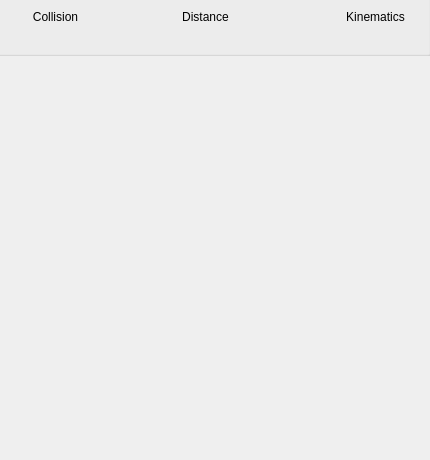
<?xml version="1.0" encoding="UTF-8"?>
<ui version="4.0">
 <class>CQDlgCalcDialogContainer_OLD</class>
 <widget class="QDialog" name="CQDlgCalcDialogContainer_OLD">
  <property name="geometry">
   <rect>
    <x>0</x>
    <y>0</y>
    <width>430</width>
    <height>460</height>
   </rect>
  </property>
  <property name="windowTitle">
   <string>Calculation Modules</string>
  </property>
  <property name="locale">
   <locale language="English" country="UnitedStates"/>
  </property>
  <widget class="QPushButton" name="qqCollision">
   <property name="geometry">
    <rect>
     <x>10</x>
     <y>5</y>
     <width>91</width>
     <height>23</height>
    </rect>
   </property>
   <property name="palette">
    <palette>
     <active>
      <colorrole role="WindowText">
       <brush brushstyle="SolidPattern">
        <color alpha="255">
         <red>0</red>
         <green>0</green>
         <blue>0</blue>
        </color>
       </brush>
      </colorrole>
      <colorrole role="Button">
       <brush brushstyle="SolidPattern">
        <color alpha="255">
         <red>255</red>
         <green>255</green>
         <blue>255</blue>
        </color>
       </brush>
      </colorrole>
      <colorrole role="Light">
       <brush brushstyle="SolidPattern">
        <color alpha="255">
         <red>255</red>
         <green>255</green>
         <blue>255</blue>
        </color>
       </brush>
      </colorrole>
      <colorrole role="Midlight">
       <brush brushstyle="SolidPattern">
        <color alpha="255">
         <red>255</red>
         <green>255</green>
         <blue>255</blue>
        </color>
       </brush>
      </colorrole>
      <colorrole role="Dark">
       <brush brushstyle="SolidPattern">
        <color alpha="255">
         <red>127</red>
         <green>127</green>
         <blue>127</blue>
        </color>
       </brush>
      </colorrole>
      <colorrole role="Mid">
       <brush brushstyle="SolidPattern">
        <color alpha="255">
         <red>170</red>
         <green>170</green>
         <blue>170</blue>
        </color>
       </brush>
      </colorrole>
      <colorrole role="Text">
       <brush brushstyle="SolidPattern">
        <color alpha="255">
         <red>0</red>
         <green>0</green>
         <blue>0</blue>
        </color>
       </brush>
      </colorrole>
      <colorrole role="BrightText">
       <brush brushstyle="SolidPattern">
        <color alpha="255">
         <red>255</red>
         <green>255</green>
         <blue>255</blue>
        </color>
       </brush>
      </colorrole>
      <colorrole role="ButtonText">
       <brush brushstyle="SolidPattern">
        <color alpha="255">
         <red>0</red>
         <green>0</green>
         <blue>0</blue>
        </color>
       </brush>
      </colorrole>
      <colorrole role="Base">
       <brush brushstyle="SolidPattern">
        <color alpha="255">
         <red>255</red>
         <green>255</green>
         <blue>255</blue>
        </color>
       </brush>
      </colorrole>
      <colorrole role="Window">
       <brush brushstyle="SolidPattern">
        <color alpha="255">
         <red>255</red>
         <green>255</green>
         <blue>255</blue>
        </color>
       </brush>
      </colorrole>
      <colorrole role="Shadow">
       <brush brushstyle="SolidPattern">
        <color alpha="255">
         <red>0</red>
         <green>0</green>
         <blue>0</blue>
        </color>
       </brush>
      </colorrole>
      <colorrole role="AlternateBase">
       <brush brushstyle="SolidPattern">
        <color alpha="255">
         <red>255</red>
         <green>255</green>
         <blue>255</blue>
        </color>
       </brush>
      </colorrole>
      <colorrole role="ToolTipBase">
       <brush brushstyle="SolidPattern">
        <color alpha="255">
         <red>255</red>
         <green>255</green>
         <blue>220</blue>
        </color>
       </brush>
      </colorrole>
      <colorrole role="ToolTipText">
       <brush brushstyle="SolidPattern">
        <color alpha="255">
         <red>0</red>
         <green>0</green>
         <blue>0</blue>
        </color>
       </brush>
      </colorrole>
      <colorrole role="PlaceholderText">
       <brush brushstyle="NoBrush">
        <color alpha="128">
         <red>0</red>
         <green>0</green>
         <blue>0</blue>
        </color>
       </brush>
      </colorrole>
     </active>
     <inactive>
      <colorrole role="WindowText">
       <brush brushstyle="SolidPattern">
        <color alpha="255">
         <red>0</red>
         <green>0</green>
         <blue>0</blue>
        </color>
       </brush>
      </colorrole>
      <colorrole role="Button">
       <brush brushstyle="SolidPattern">
        <color alpha="255">
         <red>255</red>
         <green>255</green>
         <blue>255</blue>
        </color>
       </brush>
      </colorrole>
      <colorrole role="Light">
       <brush brushstyle="SolidPattern">
        <color alpha="255">
         <red>255</red>
         <green>255</green>
         <blue>255</blue>
        </color>
       </brush>
      </colorrole>
      <colorrole role="Midlight">
       <brush brushstyle="SolidPattern">
        <color alpha="255">
         <red>255</red>
         <green>255</green>
         <blue>255</blue>
        </color>
       </brush>
      </colorrole>
      <colorrole role="Dark">
       <brush brushstyle="SolidPattern">
        <color alpha="255">
         <red>127</red>
         <green>127</green>
         <blue>127</blue>
        </color>
       </brush>
      </colorrole>
      <colorrole role="Mid">
       <brush brushstyle="SolidPattern">
        <color alpha="255">
         <red>170</red>
         <green>170</green>
         <blue>170</blue>
        </color>
       </brush>
      </colorrole>
      <colorrole role="Text">
       <brush brushstyle="SolidPattern">
        <color alpha="255">
         <red>0</red>
         <green>0</green>
         <blue>0</blue>
        </color>
       </brush>
      </colorrole>
      <colorrole role="BrightText">
       <brush brushstyle="SolidPattern">
        <color alpha="255">
         <red>255</red>
         <green>255</green>
         <blue>255</blue>
        </color>
       </brush>
      </colorrole>
      <colorrole role="ButtonText">
       <brush brushstyle="SolidPattern">
        <color alpha="255">
         <red>0</red>
         <green>0</green>
         <blue>0</blue>
        </color>
       </brush>
      </colorrole>
      <colorrole role="Base">
       <brush brushstyle="SolidPattern">
        <color alpha="255">
         <red>255</red>
         <green>255</green>
         <blue>255</blue>
        </color>
       </brush>
      </colorrole>
      <colorrole role="Window">
       <brush brushstyle="SolidPattern">
        <color alpha="255">
         <red>255</red>
         <green>255</green>
         <blue>255</blue>
        </color>
       </brush>
      </colorrole>
      <colorrole role="Shadow">
       <brush brushstyle="SolidPattern">
        <color alpha="255">
         <red>0</red>
         <green>0</green>
         <blue>0</blue>
        </color>
       </brush>
      </colorrole>
      <colorrole role="AlternateBase">
       <brush brushstyle="SolidPattern">
        <color alpha="255">
         <red>255</red>
         <green>255</green>
         <blue>255</blue>
        </color>
       </brush>
      </colorrole>
      <colorrole role="ToolTipBase">
       <brush brushstyle="SolidPattern">
        <color alpha="255">
         <red>255</red>
         <green>255</green>
         <blue>220</blue>
        </color>
       </brush>
      </colorrole>
      <colorrole role="ToolTipText">
       <brush brushstyle="SolidPattern">
        <color alpha="255">
         <red>0</red>
         <green>0</green>
         <blue>0</blue>
        </color>
       </brush>
      </colorrole>
      <colorrole role="PlaceholderText">
       <brush brushstyle="NoBrush">
        <color alpha="128">
         <red>0</red>
         <green>0</green>
         <blue>0</blue>
        </color>
       </brush>
      </colorrole>
     </inactive>
     <disabled>
      <colorrole role="WindowText">
       <brush brushstyle="SolidPattern">
        <color alpha="255">
         <red>127</red>
         <green>127</green>
         <blue>127</blue>
        </color>
       </brush>
      </colorrole>
      <colorrole role="Button">
       <brush brushstyle="SolidPattern">
        <color alpha="255">
         <red>255</red>
         <green>255</green>
         <blue>255</blue>
        </color>
       </brush>
      </colorrole>
      <colorrole role="Light">
       <brush brushstyle="SolidPattern">
        <color alpha="255">
         <red>255</red>
         <green>255</green>
         <blue>255</blue>
        </color>
       </brush>
      </colorrole>
      <colorrole role="Midlight">
       <brush brushstyle="SolidPattern">
        <color alpha="255">
         <red>255</red>
         <green>255</green>
         <blue>255</blue>
        </color>
       </brush>
      </colorrole>
      <colorrole role="Dark">
       <brush brushstyle="SolidPattern">
        <color alpha="255">
         <red>127</red>
         <green>127</green>
         <blue>127</blue>
        </color>
       </brush>
      </colorrole>
      <colorrole role="Mid">
       <brush brushstyle="SolidPattern">
        <color alpha="255">
         <red>170</red>
         <green>170</green>
         <blue>170</blue>
        </color>
       </brush>
      </colorrole>
      <colorrole role="Text">
       <brush brushstyle="SolidPattern">
        <color alpha="255">
         <red>127</red>
         <green>127</green>
         <blue>127</blue>
        </color>
       </brush>
      </colorrole>
      <colorrole role="BrightText">
       <brush brushstyle="SolidPattern">
        <color alpha="255">
         <red>255</red>
         <green>255</green>
         <blue>255</blue>
        </color>
       </brush>
      </colorrole>
      <colorrole role="ButtonText">
       <brush brushstyle="SolidPattern">
        <color alpha="255">
         <red>127</red>
         <green>127</green>
         <blue>127</blue>
        </color>
       </brush>
      </colorrole>
      <colorrole role="Base">
       <brush brushstyle="SolidPattern">
        <color alpha="255">
         <red>255</red>
         <green>255</green>
         <blue>255</blue>
        </color>
       </brush>
      </colorrole>
      <colorrole role="Window">
       <brush brushstyle="SolidPattern">
        <color alpha="255">
         <red>255</red>
         <green>255</green>
         <blue>255</blue>
        </color>
       </brush>
      </colorrole>
      <colorrole role="Shadow">
       <brush brushstyle="SolidPattern">
        <color alpha="255">
         <red>0</red>
         <green>0</green>
         <blue>0</blue>
        </color>
       </brush>
      </colorrole>
      <colorrole role="AlternateBase">
       <brush brushstyle="SolidPattern">
        <color alpha="255">
         <red>255</red>
         <green>255</green>
         <blue>255</blue>
        </color>
       </brush>
      </colorrole>
      <colorrole role="ToolTipBase">
       <brush brushstyle="SolidPattern">
        <color alpha="255">
         <red>255</red>
         <green>255</green>
         <blue>220</blue>
        </color>
       </brush>
      </colorrole>
      <colorrole role="ToolTipText">
       <brush brushstyle="SolidPattern">
        <color alpha="255">
         <red>0</red>
         <green>0</green>
         <blue>0</blue>
        </color>
       </brush>
      </colorrole>
      <colorrole role="PlaceholderText">
       <brush brushstyle="NoBrush">
        <color alpha="128">
         <red>0</red>
         <green>0</green>
         <blue>0</blue>
        </color>
       </brush>
      </colorrole>
     </disabled>
    </palette>
   </property>
   <property name="text">
    <string>Collision</string>
   </property>
   <property name="checkable">
    <bool>true</bool>
   </property>
   <property name="autoDefault">
    <bool>false</bool>
   </property>
   <property name="flat">
    <bool>true</bool>
   </property>
  </widget>
  <widget class="QPushButton" name="qqDistance">
   <property name="geometry">
    <rect>
     <x>160</x>
     <y>5</y>
     <width>91</width>
     <height>23</height>
    </rect>
   </property>
   <property name="palette">
    <palette>
     <active>
      <colorrole role="WindowText">
       <brush brushstyle="SolidPattern">
        <color alpha="255">
         <red>0</red>
         <green>0</green>
         <blue>0</blue>
        </color>
       </brush>
      </colorrole>
      <colorrole role="Button">
       <brush brushstyle="SolidPattern">
        <color alpha="255">
         <red>255</red>
         <green>255</green>
         <blue>255</blue>
        </color>
       </brush>
      </colorrole>
      <colorrole role="Light">
       <brush brushstyle="SolidPattern">
        <color alpha="255">
         <red>255</red>
         <green>255</green>
         <blue>255</blue>
        </color>
       </brush>
      </colorrole>
      <colorrole role="Midlight">
       <brush brushstyle="SolidPattern">
        <color alpha="255">
         <red>255</red>
         <green>255</green>
         <blue>255</blue>
        </color>
       </brush>
      </colorrole>
      <colorrole role="Dark">
       <brush brushstyle="SolidPattern">
        <color alpha="255">
         <red>127</red>
         <green>127</green>
         <blue>127</blue>
        </color>
       </brush>
      </colorrole>
      <colorrole role="Mid">
       <brush brushstyle="SolidPattern">
        <color alpha="255">
         <red>170</red>
         <green>170</green>
         <blue>170</blue>
        </color>
       </brush>
      </colorrole>
      <colorrole role="Text">
       <brush brushstyle="SolidPattern">
        <color alpha="255">
         <red>0</red>
         <green>0</green>
         <blue>0</blue>
        </color>
       </brush>
      </colorrole>
      <colorrole role="BrightText">
       <brush brushstyle="SolidPattern">
        <color alpha="255">
         <red>255</red>
         <green>255</green>
         <blue>255</blue>
        </color>
       </brush>
      </colorrole>
      <colorrole role="ButtonText">
       <brush brushstyle="SolidPattern">
        <color alpha="255">
         <red>0</red>
         <green>0</green>
         <blue>0</blue>
        </color>
       </brush>
      </colorrole>
      <colorrole role="Base">
       <brush brushstyle="SolidPattern">
        <color alpha="255">
         <red>255</red>
         <green>255</green>
         <blue>255</blue>
        </color>
       </brush>
      </colorrole>
      <colorrole role="Window">
       <brush brushstyle="SolidPattern">
        <color alpha="255">
         <red>255</red>
         <green>255</green>
         <blue>255</blue>
        </color>
       </brush>
      </colorrole>
      <colorrole role="Shadow">
       <brush brushstyle="SolidPattern">
        <color alpha="255">
         <red>0</red>
         <green>0</green>
         <blue>0</blue>
        </color>
       </brush>
      </colorrole>
      <colorrole role="AlternateBase">
       <brush brushstyle="SolidPattern">
        <color alpha="255">
         <red>255</red>
         <green>255</green>
         <blue>255</blue>
        </color>
       </brush>
      </colorrole>
      <colorrole role="ToolTipBase">
       <brush brushstyle="SolidPattern">
        <color alpha="255">
         <red>255</red>
         <green>255</green>
         <blue>220</blue>
        </color>
       </brush>
      </colorrole>
      <colorrole role="ToolTipText">
       <brush brushstyle="SolidPattern">
        <color alpha="255">
         <red>0</red>
         <green>0</green>
         <blue>0</blue>
        </color>
       </brush>
      </colorrole>
      <colorrole role="PlaceholderText">
       <brush brushstyle="NoBrush">
        <color alpha="128">
         <red>0</red>
         <green>0</green>
         <blue>0</blue>
        </color>
       </brush>
      </colorrole>
     </active>
     <inactive>
      <colorrole role="WindowText">
       <brush brushstyle="SolidPattern">
        <color alpha="255">
         <red>0</red>
         <green>0</green>
         <blue>0</blue>
        </color>
       </brush>
      </colorrole>
      <colorrole role="Button">
       <brush brushstyle="SolidPattern">
        <color alpha="255">
         <red>255</red>
         <green>255</green>
         <blue>255</blue>
        </color>
       </brush>
      </colorrole>
      <colorrole role="Light">
       <brush brushstyle="SolidPattern">
        <color alpha="255">
         <red>255</red>
         <green>255</green>
         <blue>255</blue>
        </color>
       </brush>
      </colorrole>
      <colorrole role="Midlight">
       <brush brushstyle="SolidPattern">
        <color alpha="255">
         <red>255</red>
         <green>255</green>
         <blue>255</blue>
        </color>
       </brush>
      </colorrole>
      <colorrole role="Dark">
       <brush brushstyle="SolidPattern">
        <color alpha="255">
         <red>127</red>
         <green>127</green>
         <blue>127</blue>
        </color>
       </brush>
      </colorrole>
      <colorrole role="Mid">
       <brush brushstyle="SolidPattern">
        <color alpha="255">
         <red>170</red>
         <green>170</green>
         <blue>170</blue>
        </color>
       </brush>
      </colorrole>
      <colorrole role="Text">
       <brush brushstyle="SolidPattern">
        <color alpha="255">
         <red>0</red>
         <green>0</green>
         <blue>0</blue>
        </color>
       </brush>
      </colorrole>
      <colorrole role="BrightText">
       <brush brushstyle="SolidPattern">
        <color alpha="255">
         <red>255</red>
         <green>255</green>
         <blue>255</blue>
        </color>
       </brush>
      </colorrole>
      <colorrole role="ButtonText">
       <brush brushstyle="SolidPattern">
        <color alpha="255">
         <red>0</red>
         <green>0</green>
         <blue>0</blue>
        </color>
       </brush>
      </colorrole>
      <colorrole role="Base">
       <brush brushstyle="SolidPattern">
        <color alpha="255">
         <red>255</red>
         <green>255</green>
         <blue>255</blue>
        </color>
       </brush>
      </colorrole>
      <colorrole role="Window">
       <brush brushstyle="SolidPattern">
        <color alpha="255">
         <red>255</red>
         <green>255</green>
         <blue>255</blue>
        </color>
       </brush>
      </colorrole>
      <colorrole role="Shadow">
       <brush brushstyle="SolidPattern">
        <color alpha="255">
         <red>0</red>
         <green>0</green>
         <blue>0</blue>
        </color>
       </brush>
      </colorrole>
      <colorrole role="AlternateBase">
       <brush brushstyle="SolidPattern">
        <color alpha="255">
         <red>255</red>
         <green>255</green>
         <blue>255</blue>
        </color>
       </brush>
      </colorrole>
      <colorrole role="ToolTipBase">
       <brush brushstyle="SolidPattern">
        <color alpha="255">
         <red>255</red>
         <green>255</green>
         <blue>220</blue>
        </color>
       </brush>
      </colorrole>
      <colorrole role="ToolTipText">
       <brush brushstyle="SolidPattern">
        <color alpha="255">
         <red>0</red>
         <green>0</green>
         <blue>0</blue>
        </color>
       </brush>
      </colorrole>
      <colorrole role="PlaceholderText">
       <brush brushstyle="NoBrush">
        <color alpha="128">
         <red>0</red>
         <green>0</green>
         <blue>0</blue>
        </color>
       </brush>
      </colorrole>
     </inactive>
     <disabled>
      <colorrole role="WindowText">
       <brush brushstyle="SolidPattern">
        <color alpha="255">
         <red>127</red>
         <green>127</green>
         <blue>127</blue>
        </color>
       </brush>
      </colorrole>
      <colorrole role="Button">
       <brush brushstyle="SolidPattern">
        <color alpha="255">
         <red>255</red>
         <green>255</green>
         <blue>255</blue>
        </color>
       </brush>
      </colorrole>
      <colorrole role="Light">
       <brush brushstyle="SolidPattern">
        <color alpha="255">
         <red>255</red>
         <green>255</green>
         <blue>255</blue>
        </color>
       </brush>
      </colorrole>
      <colorrole role="Midlight">
       <brush brushstyle="SolidPattern">
        <color alpha="255">
         <red>255</red>
         <green>255</green>
         <blue>255</blue>
        </color>
       </brush>
      </colorrole>
      <colorrole role="Dark">
       <brush brushstyle="SolidPattern">
        <color alpha="255">
         <red>127</red>
         <green>127</green>
         <blue>127</blue>
        </color>
       </brush>
      </colorrole>
      <colorrole role="Mid">
       <brush brushstyle="SolidPattern">
        <color alpha="255">
         <red>170</red>
         <green>170</green>
         <blue>170</blue>
        </color>
       </brush>
      </colorrole>
      <colorrole role="Text">
       <brush brushstyle="SolidPattern">
        <color alpha="255">
         <red>127</red>
         <green>127</green>
         <blue>127</blue>
        </color>
       </brush>
      </colorrole>
      <colorrole role="BrightText">
       <brush brushstyle="SolidPattern">
        <color alpha="255">
         <red>255</red>
         <green>255</green>
         <blue>255</blue>
        </color>
       </brush>
      </colorrole>
      <colorrole role="ButtonText">
       <brush brushstyle="SolidPattern">
        <color alpha="255">
         <red>127</red>
         <green>127</green>
         <blue>127</blue>
        </color>
       </brush>
      </colorrole>
      <colorrole role="Base">
       <brush brushstyle="SolidPattern">
        <color alpha="255">
         <red>255</red>
         <green>255</green>
         <blue>255</blue>
        </color>
       </brush>
      </colorrole>
      <colorrole role="Window">
       <brush brushstyle="SolidPattern">
        <color alpha="255">
         <red>255</red>
         <green>255</green>
         <blue>255</blue>
        </color>
       </brush>
      </colorrole>
      <colorrole role="Shadow">
       <brush brushstyle="SolidPattern">
        <color alpha="255">
         <red>0</red>
         <green>0</green>
         <blue>0</blue>
        </color>
       </brush>
      </colorrole>
      <colorrole role="AlternateBase">
       <brush brushstyle="SolidPattern">
        <color alpha="255">
         <red>255</red>
         <green>255</green>
         <blue>255</blue>
        </color>
       </brush>
      </colorrole>
      <colorrole role="ToolTipBase">
       <brush brushstyle="SolidPattern">
        <color alpha="255">
         <red>255</red>
         <green>255</green>
         <blue>220</blue>
        </color>
       </brush>
      </colorrole>
      <colorrole role="ToolTipText">
       <brush brushstyle="SolidPattern">
        <color alpha="255">
         <red>0</red>
         <green>0</green>
         <blue>0</blue>
        </color>
       </brush>
      </colorrole>
      <colorrole role="PlaceholderText">
       <brush brushstyle="NoBrush">
        <color alpha="128">
         <red>0</red>
         <green>0</green>
         <blue>0</blue>
        </color>
       </brush>
      </colorrole>
     </disabled>
    </palette>
   </property>
   <property name="text">
    <string>Distance</string>
   </property>
   <property name="checkable">
    <bool>true</bool>
   </property>
   <property name="autoDefault">
    <bool>false</bool>
   </property>
   <property name="flat">
    <bool>true</bool>
   </property>
  </widget>
  <widget class="QGroupBox" name="qqGroupBox">
   <property name="geometry">
    <rect>
     <x>-10</x>
     <y>-25</y>
     <width>441</width>
     <height>81</height>
    </rect>
   </property>
   <property name="autoFillBackground">
    <bool>false</bool>
   </property>
   <property name="title">
    <string>GroupBox</string>
   </property>
   <property name="flat">
    <bool>false</bool>
   </property>
  </widget>
  <widget class="QPushButton" name="qqIk">
   <property name="geometry">
    <rect>
     <x>330</x>
     <y>5</y>
     <width>91</width>
     <height>23</height>
    </rect>
   </property>
   <property name="palette">
    <palette>
     <active>
      <colorrole role="WindowText">
       <brush brushstyle="SolidPattern">
        <color alpha="255">
         <red>0</red>
         <green>0</green>
         <blue>0</blue>
        </color>
       </brush>
      </colorrole>
      <colorrole role="Button">
       <brush brushstyle="SolidPattern">
        <color alpha="255">
         <red>255</red>
         <green>255</green>
         <blue>255</blue>
        </color>
       </brush>
      </colorrole>
      <colorrole role="Light">
       <brush brushstyle="SolidPattern">
        <color alpha="255">
         <red>255</red>
         <green>255</green>
         <blue>255</blue>
        </color>
       </brush>
      </colorrole>
      <colorrole role="Midlight">
       <brush brushstyle="SolidPattern">
        <color alpha="255">
         <red>255</red>
         <green>255</green>
         <blue>255</blue>
        </color>
       </brush>
      </colorrole>
      <colorrole role="Dark">
       <brush brushstyle="SolidPattern">
        <color alpha="255">
         <red>127</red>
         <green>127</green>
         <blue>127</blue>
        </color>
       </brush>
      </colorrole>
      <colorrole role="Mid">
       <brush brushstyle="SolidPattern">
        <color alpha="255">
         <red>170</red>
         <green>170</green>
         <blue>170</blue>
        </color>
       </brush>
      </colorrole>
      <colorrole role="Text">
       <brush brushstyle="SolidPattern">
        <color alpha="255">
         <red>0</red>
         <green>0</green>
         <blue>0</blue>
        </color>
       </brush>
      </colorrole>
      <colorrole role="BrightText">
       <brush brushstyle="SolidPattern">
        <color alpha="255">
         <red>255</red>
         <green>255</green>
         <blue>255</blue>
        </color>
       </brush>
      </colorrole>
      <colorrole role="ButtonText">
       <brush brushstyle="SolidPattern">
        <color alpha="255">
         <red>0</red>
         <green>0</green>
         <blue>0</blue>
        </color>
       </brush>
      </colorrole>
      <colorrole role="Base">
       <brush brushstyle="SolidPattern">
        <color alpha="255">
         <red>255</red>
         <green>255</green>
         <blue>255</blue>
        </color>
       </brush>
      </colorrole>
      <colorrole role="Window">
       <brush brushstyle="SolidPattern">
        <color alpha="255">
         <red>255</red>
         <green>255</green>
         <blue>255</blue>
        </color>
       </brush>
      </colorrole>
      <colorrole role="Shadow">
       <brush brushstyle="SolidPattern">
        <color alpha="255">
         <red>0</red>
         <green>0</green>
         <blue>0</blue>
        </color>
       </brush>
      </colorrole>
      <colorrole role="AlternateBase">
       <brush brushstyle="SolidPattern">
        <color alpha="255">
         <red>255</red>
         <green>255</green>
         <blue>255</blue>
        </color>
       </brush>
      </colorrole>
      <colorrole role="ToolTipBase">
       <brush brushstyle="SolidPattern">
        <color alpha="255">
         <red>255</red>
         <green>255</green>
         <blue>220</blue>
        </color>
       </brush>
      </colorrole>
      <colorrole role="ToolTipText">
       <brush brushstyle="SolidPattern">
        <color alpha="255">
         <red>0</red>
         <green>0</green>
         <blue>0</blue>
        </color>
       </brush>
      </colorrole>
      <colorrole role="PlaceholderText">
       <brush brushstyle="NoBrush">
        <color alpha="128">
         <red>0</red>
         <green>0</green>
         <blue>0</blue>
        </color>
       </brush>
      </colorrole>
     </active>
     <inactive>
      <colorrole role="WindowText">
       <brush brushstyle="SolidPattern">
        <color alpha="255">
         <red>0</red>
         <green>0</green>
         <blue>0</blue>
        </color>
       </brush>
      </colorrole>
      <colorrole role="Button">
       <brush brushstyle="SolidPattern">
        <color alpha="255">
         <red>255</red>
         <green>255</green>
         <blue>255</blue>
        </color>
       </brush>
      </colorrole>
      <colorrole role="Light">
       <brush brushstyle="SolidPattern">
        <color alpha="255">
         <red>255</red>
         <green>255</green>
         <blue>255</blue>
        </color>
       </brush>
      </colorrole>
      <colorrole role="Midlight">
       <brush brushstyle="SolidPattern">
        <color alpha="255">
         <red>255</red>
         <green>255</green>
         <blue>255</blue>
        </color>
       </brush>
      </colorrole>
      <colorrole role="Dark">
       <brush brushstyle="SolidPattern">
        <color alpha="255">
         <red>127</red>
         <green>127</green>
         <blue>127</blue>
        </color>
       </brush>
      </colorrole>
      <colorrole role="Mid">
       <brush brushstyle="SolidPattern">
        <color alpha="255">
         <red>170</red>
         <green>170</green>
         <blue>170</blue>
        </color>
       </brush>
      </colorrole>
      <colorrole role="Text">
       <brush brushstyle="SolidPattern">
        <color alpha="255">
         <red>0</red>
         <green>0</green>
         <blue>0</blue>
        </color>
       </brush>
      </colorrole>
      <colorrole role="BrightText">
       <brush brushstyle="SolidPattern">
        <color alpha="255">
         <red>255</red>
         <green>255</green>
         <blue>255</blue>
        </color>
       </brush>
      </colorrole>
      <colorrole role="ButtonText">
       <brush brushstyle="SolidPattern">
        <color alpha="255">
         <red>0</red>
         <green>0</green>
         <blue>0</blue>
        </color>
       </brush>
      </colorrole>
      <colorrole role="Base">
       <brush brushstyle="SolidPattern">
        <color alpha="255">
         <red>255</red>
         <green>255</green>
         <blue>255</blue>
        </color>
       </brush>
      </colorrole>
      <colorrole role="Window">
       <brush brushstyle="SolidPattern">
        <color alpha="255">
         <red>255</red>
         <green>255</green>
         <blue>255</blue>
        </color>
       </brush>
      </colorrole>
      <colorrole role="Shadow">
       <brush brushstyle="SolidPattern">
        <color alpha="255">
         <red>0</red>
         <green>0</green>
         <blue>0</blue>
        </color>
       </brush>
      </colorrole>
      <colorrole role="AlternateBase">
       <brush brushstyle="SolidPattern">
        <color alpha="255">
         <red>255</red>
         <green>255</green>
         <blue>255</blue>
        </color>
       </brush>
      </colorrole>
      <colorrole role="ToolTipBase">
       <brush brushstyle="SolidPattern">
        <color alpha="255">
         <red>255</red>
         <green>255</green>
         <blue>220</blue>
        </color>
       </brush>
      </colorrole>
      <colorrole role="ToolTipText">
       <brush brushstyle="SolidPattern">
        <color alpha="255">
         <red>0</red>
         <green>0</green>
         <blue>0</blue>
        </color>
       </brush>
      </colorrole>
      <colorrole role="PlaceholderText">
       <brush brushstyle="NoBrush">
        <color alpha="128">
         <red>0</red>
         <green>0</green>
         <blue>0</blue>
        </color>
       </brush>
      </colorrole>
     </inactive>
     <disabled>
      <colorrole role="WindowText">
       <brush brushstyle="SolidPattern">
        <color alpha="255">
         <red>127</red>
         <green>127</green>
         <blue>127</blue>
        </color>
       </brush>
      </colorrole>
      <colorrole role="Button">
       <brush brushstyle="SolidPattern">
        <color alpha="255">
         <red>255</red>
         <green>255</green>
         <blue>255</blue>
        </color>
       </brush>
      </colorrole>
      <colorrole role="Light">
       <brush brushstyle="SolidPattern">
        <color alpha="255">
         <red>255</red>
         <green>255</green>
         <blue>255</blue>
        </color>
       </brush>
      </colorrole>
      <colorrole role="Midlight">
       <brush brushstyle="SolidPattern">
        <color alpha="255">
         <red>255</red>
         <green>255</green>
         <blue>255</blue>
        </color>
       </brush>
      </colorrole>
      <colorrole role="Dark">
       <brush brushstyle="SolidPattern">
        <color alpha="255">
         <red>127</red>
         <green>127</green>
         <blue>127</blue>
        </color>
       </brush>
      </colorrole>
      <colorrole role="Mid">
       <brush brushstyle="SolidPattern">
        <color alpha="255">
         <red>170</red>
         <green>170</green>
         <blue>170</blue>
        </color>
       </brush>
      </colorrole>
      <colorrole role="Text">
       <brush brushstyle="SolidPattern">
        <color alpha="255">
         <red>127</red>
         <green>127</green>
         <blue>127</blue>
        </color>
       </brush>
      </colorrole>
      <colorrole role="BrightText">
       <brush brushstyle="SolidPattern">
        <color alpha="255">
         <red>255</red>
         <green>255</green>
         <blue>255</blue>
        </color>
       </brush>
      </colorrole>
      <colorrole role="ButtonText">
       <brush brushstyle="SolidPattern">
        <color alpha="255">
         <red>127</red>
         <green>127</green>
         <blue>127</blue>
        </color>
       </brush>
      </colorrole>
      <colorrole role="Base">
       <brush brushstyle="SolidPattern">
        <color alpha="255">
         <red>255</red>
         <green>255</green>
         <blue>255</blue>
        </color>
       </brush>
      </colorrole>
      <colorrole role="Window">
       <brush brushstyle="SolidPattern">
        <color alpha="255">
         <red>255</red>
         <green>255</green>
         <blue>255</blue>
        </color>
       </brush>
      </colorrole>
      <colorrole role="Shadow">
       <brush brushstyle="SolidPattern">
        <color alpha="255">
         <red>0</red>
         <green>0</green>
         <blue>0</blue>
        </color>
       </brush>
      </colorrole>
      <colorrole role="AlternateBase">
       <brush brushstyle="SolidPattern">
        <color alpha="255">
         <red>255</red>
         <green>255</green>
         <blue>255</blue>
        </color>
       </brush>
      </colorrole>
      <colorrole role="ToolTipBase">
       <brush brushstyle="SolidPattern">
        <color alpha="255">
         <red>255</red>
         <green>255</green>
         <blue>220</blue>
        </color>
       </brush>
      </colorrole>
      <colorrole role="ToolTipText">
       <brush brushstyle="SolidPattern">
        <color alpha="255">
         <red>0</red>
         <green>0</green>
         <blue>0</blue>
        </color>
       </brush>
      </colorrole>
      <colorrole role="PlaceholderText">
       <brush brushstyle="NoBrush">
        <color alpha="128">
         <red>0</red>
         <green>0</green>
         <blue>0</blue>
        </color>
       </brush>
      </colorrole>
     </disabled>
    </palette>
   </property>
   <property name="text">
    <string>Kinematics</string>
   </property>
   <property name="checkable">
    <bool>true</bool>
   </property>
   <property name="autoDefault">
    <bool>false</bool>
   </property>
   <property name="flat">
    <bool>true</bool>
   </property>
  </widget>
  <zorder>qqGroupBox</zorder>
  <zorder>qqCollision</zorder>
  <zorder>qqDistance</zorder>
  <zorder>qqIk</zorder>
 </widget>
 <tabstops>
  <tabstop>qqCollision</tabstop>
  <tabstop>qqDistance</tabstop>
  <tabstop>qqIk</tabstop>
 </tabstops>
 <resources/>
 <connections/>
</ui>
